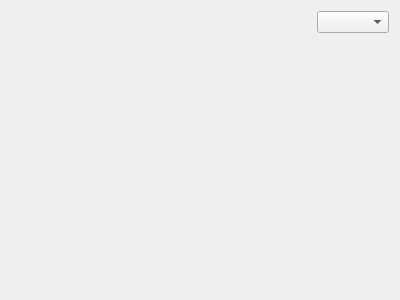
<?xml version="1.0" encoding="UTF-8"?>
<ui version="4.0">
 <class>DefaultTextReport</class>
 <widget class="QWidget" name="DefaultTextReport">
  <property name="geometry">
   <rect>
    <x>0</x>
    <y>0</y>
    <width>400</width>
    <height>300</height>
   </rect>
  </property>
  <property name="windowTitle">
   <string>Report</string>
  </property>
  <layout class="QGridLayout" name="gridLayout">
   <item row="1" column="0">
    <layout class="QVBoxLayout" name="verticalLayout">
     <item>
      <layout class="QHBoxLayout" name="horizontalLayout">
       <item>
        <spacer name="horizontalSpacer">
         <property name="orientation">
          <enum>Qt::Horizontal</enum>
         </property>
         <property name="sizeHint" stdset="0">
          <size>
           <width>40</width>
           <height>20</height>
          </size>
         </property>
        </spacer>
       </item>
       <item>
        <widget class="QComboBox" name="comboBox_period"/>
       </item>
      </layout>
     </item>
     <item>
      <widget class="ReportTextViewWidget" name="textView" native="true"/>
     </item>
    </layout>
   </item>
  </layout>
 </widget>
 <customwidgets>
  <customwidget>
   <class>ReportTextViewWidget</class>
   <extends>QWidget</extends>
   <header>reports.reportTextViewWidget</header>
   <container>1</container>
  </customwidget>
 </customwidgets>
 <resources/>
 <connections/>
</ui>
